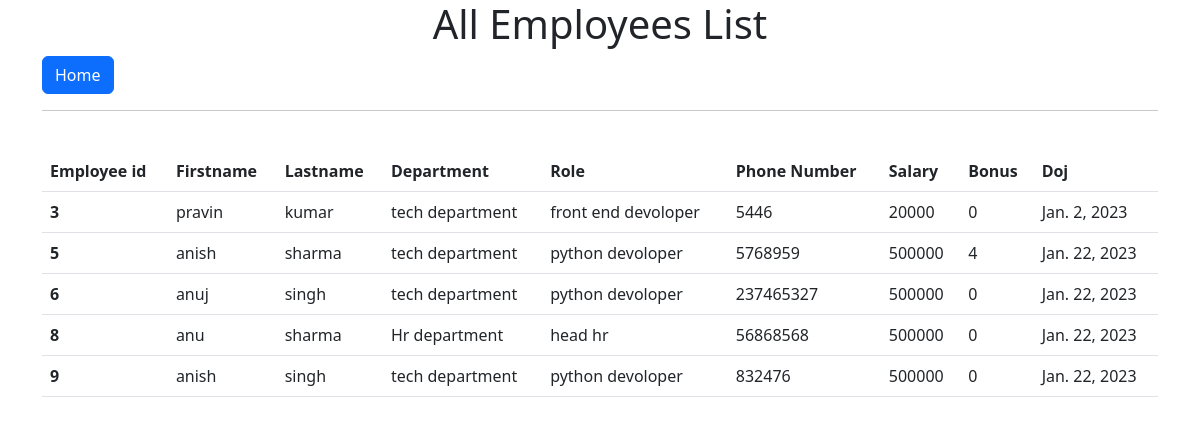
Screenshot of /allemp/ with the database file from the repository.
### myapp/models.py (models this page shows, shortened)
class Employee(models.Model):
    Firstname=models.CharField(max_length=100, null=False)
    Lastname=models.CharField(max_length=100)
    department=models.ForeignKey(Department, on_delete=models.CASCADE)
    Salary=models.IntegerField(default=0)
    Bonus=models.IntegerField(default=0)
    role=models.ForeignKey(Role, on_delete=models.CASCADE)
    Phone=models.IntegerField(default=0)
    HireDate=models.DateField()

class Department(models.Model):
    Name=models.CharField(max_length=100, null=False)
    Location=models.CharField(max_length=250)
    def __str__(self):
        return self.Name

class Role(models.Model):
    Name=models.CharField(max_length=150, null=False)
    def __str__(self):
        return self.Name

### myapp/views.py (the view)
# urls.py: path('allemp/', views.allEmp, name="allemp"),
def allEmp(request):
    emps=Employee.objects.all()
    return render(request, "allemp.html", {'allemp':emps})

### myapp/templates/allemp.html (shortened to what this page needs)
<!doctype html>
<html lang="en">
  <head>
    <link href="https://cdn.jsdelivr.net/npm/bootstrap@5.2.3/dist/css/bootstrap.min.css" rel="stylesheet">
  </head>
  <body>
    <div class="container">
        <center><h1>All Employees List</h1></center>
        <a class="btn btn-primary" href="{% url 'index' %}" role="button">Home</a>
            <hr><br>
            <table class="table">
                <thead>
                  <tr>
                    <th scope="col">Employee id</th>
                    <th scope="col">Firstname</th>
                    <th scope="col">Lastname</th>
                    <th scope="col">Department</th>
                    <th scope="col">Role</th>
                    <th scope="col">Phone Number</th>
                    <th scope="col">Salary</th>
                    <th scope="col">Bonus</th>
                    <th scope="col">Doj</th>
                  </tr>
                </thead>
                <tbody>
                    {% for i in allemp %}
                    <tr>
                        <th scope="row">{{i.id}}</th>
                        <td>{{i.Firstname}}</td>
                        <td>{{i.Lastname}}</td>
                        <td>{{i.department}}</td>
                        <td>{{i.role}}</td>
                        <td>{{i.Phone}}</td>
                        <td>{{i.Salary}}</td>
                        <td>{{i.Bonus}}</td>
                        <td>{{i.HireDate}}</td>
                    </tr>
                    {% endfor %}
                </tbody>
              </table></center>
      </div>
  </body>
</html>

### rows the page displays
Employee: id "3", Firstname "pravin", Lastname "kumar", department "tech department", role "front end devoloper", Phone "5446", Salary "20000", Bonus "0", HireDate "Jan. 2, 2023"
Employee: id "5", Firstname "anish", Lastname "sharma", department "tech department", role "python devoloper", Phone "5768959", Salary "500000", Bonus "4", HireDate "Jan. 22, 2023"
Employee: id "6", Firstname "anuj", Lastname "singh", department "tech department", role "python devoloper", Phone "237465327", Salary "500000", Bonus "0", HireDate "Jan. 22, 2023"
Employee: id "8", Firstname "anu", Lastname "sharma", department "Hr department", role "head hr", Phone "56868568", Salary "500000", Bonus "0", HireDate "Jan. 22, 2023"
Employee: id "9", Firstname "anish", Lastname "singh", department "tech department", role "python devoloper", Phone "832476", Salary "500000", Bonus "0", HireDate "Jan. 22, 2023"
